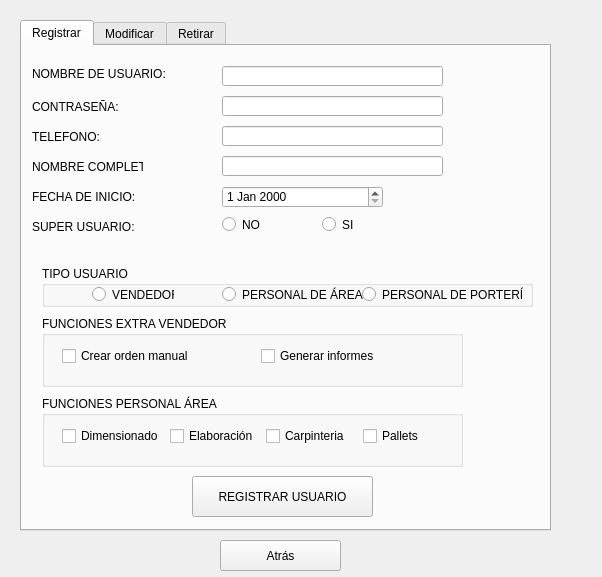
<?xml version="1.0" encoding="UTF-8"?>
<ui version="4.0">
 <class>Form</class>
 <widget class="QWidget" name="Form">
  <property name="geometry">
   <rect>
    <x>0</x>
    <y>0</y>
    <width>602</width>
    <height>577</height>
   </rect>
  </property>
  <property name="windowTitle">
   <string>Gestionar Usuario</string>
  </property>
  <widget class="QTabWidget" name="tabWidget">
   <property name="geometry">
    <rect>
     <x>20</x>
     <y>20</y>
     <width>531</width>
     <height>511</height>
    </rect>
   </property>
   <property name="currentIndex">
    <number>0</number>
   </property>
   <widget class="QWidget" name="tab">
    <attribute name="title">
     <string>Registrar</string>
    </attribute>
    <widget class="QLabel" name="label">
     <property name="geometry">
      <rect>
       <x>10</x>
       <y>20</y>
       <width>181</width>
       <height>16</height>
      </rect>
     </property>
     <property name="text">
      <string>NOMBRE DE USUARIO:</string>
     </property>
    </widget>
    <widget class="QLabel" name="label_2">
     <property name="geometry">
      <rect>
       <x>10</x>
       <y>50</y>
       <width>181</width>
       <height>21</height>
      </rect>
     </property>
     <property name="text">
      <string>CONTRASEÑA:</string>
     </property>
    </widget>
    <widget class="QLineEdit" name="txt_nombre">
     <property name="geometry">
      <rect>
       <x>200</x>
       <y>20</y>
       <width>221</width>
       <height>20</height>
      </rect>
     </property>
    </widget>
    <widget class="QLineEdit" name="txt_contra">
     <property name="geometry">
      <rect>
       <x>200</x>
       <y>50</y>
       <width>221</width>
       <height>20</height>
      </rect>
     </property>
    </widget>
    <widget class="QLabel" name="label_3">
     <property name="geometry">
      <rect>
       <x>10</x>
       <y>140</y>
       <width>121</width>
       <height>21</height>
      </rect>
     </property>
     <property name="text">
      <string>FECHA DE INICIO:</string>
     </property>
    </widget>
    <widget class="QDateEdit" name="r_inicio">
     <property name="geometry">
      <rect>
       <x>200</x>
       <y>140</y>
       <width>161</width>
       <height>22</height>
      </rect>
     </property>
    </widget>
    <widget class="QPushButton" name="btn_registrar">
     <property name="geometry">
      <rect>
       <x>170</x>
       <y>430</y>
       <width>181</width>
       <height>41</height>
      </rect>
     </property>
     <property name="text">
      <string>REGISTRAR USUARIO</string>
     </property>
    </widget>
    <widget class="QLineEdit" name="txt_telefono">
     <property name="geometry">
      <rect>
       <x>200</x>
       <y>80</y>
       <width>221</width>
       <height>20</height>
      </rect>
     </property>
    </widget>
    <widget class="QLabel" name="label_11">
     <property name="geometry">
      <rect>
       <x>10</x>
       <y>80</y>
       <width>181</width>
       <height>21</height>
      </rect>
     </property>
     <property name="text">
      <string>TELEFONO:</string>
     </property>
    </widget>
    <widget class="QLabel" name="label_12">
     <property name="geometry">
      <rect>
       <x>10</x>
       <y>170</y>
       <width>181</width>
       <height>21</height>
      </rect>
     </property>
     <property name="text">
      <string>SUPER USUARIO:</string>
     </property>
    </widget>
    <widget class="QRadioButton" name="super_no">
     <property name="geometry">
      <rect>
       <x>200</x>
       <y>170</y>
       <width>41</width>
       <height>17</height>
      </rect>
     </property>
     <property name="text">
      <string>NO</string>
     </property>
    </widget>
    <widget class="QRadioButton" name="super_si">
     <property name="geometry">
      <rect>
       <x>300</x>
       <y>170</y>
       <width>51</width>
       <height>17</height>
      </rect>
     </property>
     <property name="text">
      <string>SI</string>
     </property>
    </widget>
    <widget class="QGroupBox" name="groupBox">
     <property name="geometry">
      <rect>
       <x>20</x>
       <y>270</y>
       <width>421</width>
       <height>71</height>
      </rect>
     </property>
     <property name="title">
      <string>FUNCIONES EXTRA VENDEDOR</string>
     </property>
     <widget class="QWidget" name="horizontalLayoutWidget">
      <property name="geometry">
       <rect>
        <x>20</x>
        <y>20</y>
        <width>391</width>
        <height>41</height>
       </rect>
      </property>
      <layout class="QHBoxLayout" name="horizontalLayout">
       <item>
        <widget class="QCheckBox" name="r_manual">
         <property name="text">
          <string>Crear orden manual</string>
         </property>
        </widget>
       </item>
       <item>
        <widget class="QCheckBox" name="r_informes">
         <property name="text">
          <string>Generar informes</string>
         </property>
        </widget>
       </item>
      </layout>
     </widget>
    </widget>
    <widget class="QGroupBox" name="groupBox_2">
     <property name="geometry">
      <rect>
       <x>20</x>
       <y>350</y>
       <width>421</width>
       <height>71</height>
      </rect>
     </property>
     <property name="title">
      <string>FUNCIONES PERSONAL ÁREA</string>
     </property>
     <widget class="QWidget" name="horizontalLayoutWidget_2">
      <property name="geometry">
       <rect>
        <x>20</x>
        <y>20</y>
        <width>391</width>
        <height>41</height>
       </rect>
      </property>
      <layout class="QHBoxLayout" name="horizontalLayout_2">
       <item>
        <widget class="QCheckBox" name="r_dim">
         <property name="text">
          <string>Dimensionado</string>
         </property>
        </widget>
       </item>
       <item>
        <widget class="QCheckBox" name="r_elab">
         <property name="text">
          <string>Elaboración</string>
         </property>
        </widget>
       </item>
       <item>
        <widget class="QCheckBox" name="r_carp">
         <property name="text">
          <string>Carpinteria</string>
         </property>
        </widget>
       </item>
       <item>
        <widget class="QCheckBox" name="r_pall">
         <property name="text">
          <string>Pallets</string>
         </property>
        </widget>
       </item>
      </layout>
     </widget>
    </widget>
    <widget class="QGroupBox" name="groupBox_3">
     <property name="geometry">
      <rect>
       <x>20</x>
       <y>220</y>
       <width>491</width>
       <height>41</height>
      </rect>
     </property>
     <property name="title">
      <string>TIPO USUARIO</string>
     </property>
     <widget class="QRadioButton" name="r_vendedor">
      <property name="geometry">
       <rect>
        <x>50</x>
        <y>20</y>
        <width>82</width>
        <height>17</height>
       </rect>
      </property>
      <property name="text">
       <string>VENDEDOR</string>
      </property>
     </widget>
     <widget class="QRadioButton" name="r_personal">
      <property name="geometry">
       <rect>
        <x>180</x>
        <y>20</y>
        <width>161</width>
        <height>17</height>
       </rect>
      </property>
      <property name="text">
       <string>PERSONAL DE ÁREA</string>
      </property>
     </widget>
     <widget class="QRadioButton" name="r_porteria">
      <property name="geometry">
       <rect>
        <x>320</x>
        <y>20</y>
        <width>161</width>
        <height>17</height>
       </rect>
      </property>
      <property name="text">
       <string>PERSONAL DE PORTERÍA</string>
      </property>
     </widget>
    </widget>
    <widget class="QLabel" name="label_16">
     <property name="geometry">
      <rect>
       <x>10</x>
       <y>110</y>
       <width>111</width>
       <height>21</height>
      </rect>
     </property>
     <property name="text">
      <string>NOMBRE COMPLETO:</string>
     </property>
    </widget>
    <widget class="QLineEdit" name="txt_fullnom1">
     <property name="geometry">
      <rect>
       <x>200</x>
       <y>110</y>
       <width>221</width>
       <height>20</height>
      </rect>
     </property>
    </widget>
   </widget>
   <widget class="QWidget" name="tab_3">
    <attribute name="title">
     <string>Modificar</string>
    </attribute>
    <widget class="QComboBox" name="box_usuario1">
     <property name="geometry">
      <rect>
       <x>110</x>
       <y>10</y>
       <width>271</width>
       <height>22</height>
      </rect>
     </property>
    </widget>
    <widget class="QLabel" name="label_4">
     <property name="geometry">
      <rect>
       <x>20</x>
       <y>10</y>
       <width>81</width>
       <height>21</height>
      </rect>
     </property>
     <property name="text">
      <string>USUARIO:</string>
     </property>
    </widget>
    <widget class="QPushButton" name="btn_actualizar">
     <property name="geometry">
      <rect>
       <x>180</x>
       <y>440</y>
       <width>151</width>
       <height>31</height>
      </rect>
     </property>
     <property name="text">
      <string>ACTUALIZAR USUARIO</string>
     </property>
    </widget>
    <widget class="QLabel" name="label_6">
     <property name="geometry">
      <rect>
       <x>30</x>
       <y>90</y>
       <width>51</width>
       <height>16</height>
      </rect>
     </property>
     <property name="text">
      <string/>
     </property>
    </widget>
    <widget class="QDateEdit" name="m_inicio">
     <property name="geometry">
      <rect>
       <x>180</x>
       <y>170</y>
       <width>110</width>
       <height>22</height>
      </rect>
     </property>
    </widget>
    <widget class="QPushButton" name="btn_obtener">
     <property name="geometry">
      <rect>
       <x>400</x>
       <y>0</y>
       <width>111</width>
       <height>31</height>
      </rect>
     </property>
     <property name="text">
      <string>Obtener datos</string>
     </property>
    </widget>
    <widget class="QLineEdit" name="m_nombre">
     <property name="geometry">
      <rect>
       <x>180</x>
       <y>50</y>
       <width>251</width>
       <height>20</height>
      </rect>
     </property>
    </widget>
    <widget class="QLineEdit" name="m_contra">
     <property name="geometry">
      <rect>
       <x>180</x>
       <y>80</y>
       <width>251</width>
       <height>20</height>
      </rect>
     </property>
    </widget>
    <widget class="QLabel" name="label_13">
     <property name="geometry">
      <rect>
       <x>20</x>
       <y>50</y>
       <width>181</width>
       <height>16</height>
      </rect>
     </property>
     <property name="text">
      <string>NUEVO NOMBRE DE USUARIO:</string>
     </property>
    </widget>
    <widget class="QLabel" name="label_7">
     <property name="geometry">
      <rect>
       <x>20</x>
       <y>80</y>
       <width>181</width>
       <height>21</height>
      </rect>
     </property>
     <property name="text">
      <string>NUEVA CONTRASEÑA:</string>
     </property>
    </widget>
    <widget class="QLabel" name="label_8">
     <property name="geometry">
      <rect>
       <x>20</x>
       <y>170</y>
       <width>131</width>
       <height>21</height>
      </rect>
     </property>
     <property name="text">
      <string>NUEVA FECHA DE INICIO:</string>
     </property>
    </widget>
    <widget class="QLabel" name="label_14">
     <property name="geometry">
      <rect>
       <x>20</x>
       <y>110</y>
       <width>141</width>
       <height>21</height>
      </rect>
     </property>
     <property name="text">
      <string>NUEVO TELEFONO:</string>
     </property>
    </widget>
    <widget class="QLineEdit" name="m_telefono">
     <property name="geometry">
      <rect>
       <x>180</x>
       <y>110</y>
       <width>221</width>
       <height>20</height>
      </rect>
     </property>
    </widget>
    <widget class="QLabel" name="label_15">
     <property name="geometry">
      <rect>
       <x>20</x>
       <y>200</y>
       <width>181</width>
       <height>21</height>
      </rect>
     </property>
     <property name="text">
      <string>SUPER USUARIO:</string>
     </property>
    </widget>
    <widget class="QRadioButton" name="super_no_2">
     <property name="geometry">
      <rect>
       <x>180</x>
       <y>200</y>
       <width>82</width>
       <height>17</height>
      </rect>
     </property>
     <property name="text">
      <string>NO</string>
     </property>
    </widget>
    <widget class="QRadioButton" name="super_si_2">
     <property name="geometry">
      <rect>
       <x>270</x>
       <y>200</y>
       <width>82</width>
       <height>17</height>
      </rect>
     </property>
     <property name="text">
      <string>SI</string>
     </property>
    </widget>
    <widget class="QGroupBox" name="groupBox_4">
     <property name="geometry">
      <rect>
       <x>20</x>
       <y>230</y>
       <width>421</width>
       <height>41</height>
      </rect>
     </property>
     <property name="title">
      <string>TIPO USUARIO</string>
     </property>
     <widget class="QRadioButton" name="r_vendedor_2">
      <property name="geometry">
       <rect>
        <x>50</x>
        <y>20</y>
        <width>82</width>
        <height>17</height>
       </rect>
      </property>
      <property name="text">
       <string>VENDEDOR</string>
      </property>
     </widget>
     <widget class="QRadioButton" name="r_personal_2">
      <property name="geometry">
       <rect>
        <x>180</x>
        <y>20</y>
        <width>161</width>
        <height>17</height>
       </rect>
      </property>
      <property name="text">
       <string>PERSONAL DE ÁREA</string>
      </property>
     </widget>
    </widget>
    <widget class="QGroupBox" name="groupBox_5">
     <property name="geometry">
      <rect>
       <x>20</x>
       <y>280</y>
       <width>421</width>
       <height>71</height>
      </rect>
     </property>
     <property name="title">
      <string>FUNCIONES EXTRA VENDEDOR</string>
     </property>
     <widget class="QWidget" name="horizontalLayoutWidget_3">
      <property name="geometry">
       <rect>
        <x>20</x>
        <y>20</y>
        <width>391</width>
        <height>41</height>
       </rect>
      </property>
      <layout class="QHBoxLayout" name="horizontalLayout_3">
       <item>
        <widget class="QCheckBox" name="r_manual_2">
         <property name="text">
          <string>Crear orden manual</string>
         </property>
        </widget>
       </item>
       <item>
        <widget class="QCheckBox" name="r_informes_2">
         <property name="text">
          <string>Generar informes</string>
         </property>
        </widget>
       </item>
      </layout>
     </widget>
    </widget>
    <widget class="QGroupBox" name="groupBox_6">
     <property name="geometry">
      <rect>
       <x>20</x>
       <y>360</y>
       <width>421</width>
       <height>71</height>
      </rect>
     </property>
     <property name="title">
      <string>FUNCIONES PERSONAL ÁREA</string>
     </property>
     <widget class="QWidget" name="horizontalLayoutWidget_4">
      <property name="geometry">
       <rect>
        <x>20</x>
        <y>20</y>
        <width>391</width>
        <height>41</height>
       </rect>
      </property>
      <layout class="QHBoxLayout" name="horizontalLayout_4">
       <item>
        <widget class="QCheckBox" name="r_dim_2">
         <property name="text">
          <string>Dimensionado</string>
         </property>
        </widget>
       </item>
       <item>
        <widget class="QCheckBox" name="r_elab_2">
         <property name="text">
          <string>Elaboración</string>
         </property>
        </widget>
       </item>
       <item>
        <widget class="QCheckBox" name="r_carp_2">
         <property name="text">
          <string>Carpinteria</string>
         </property>
        </widget>
       </item>
       <item>
        <widget class="QCheckBox" name="r_pall_2">
         <property name="text">
          <string>Pallets</string>
         </property>
        </widget>
       </item>
      </layout>
     </widget>
    </widget>
    <widget class="QLabel" name="label_17">
     <property name="geometry">
      <rect>
       <x>20</x>
       <y>140</y>
       <width>151</width>
       <height>16</height>
      </rect>
     </property>
     <property name="text">
      <string>NUEVO NOMBRE COMPLETO:</string>
     </property>
    </widget>
    <widget class="QLineEdit" name="txt_fullnom2">
     <property name="geometry">
      <rect>
       <x>180</x>
       <y>140</y>
       <width>251</width>
       <height>20</height>
      </rect>
     </property>
    </widget>
   </widget>
   <widget class="QWidget" name="tab_2">
    <attribute name="title">
     <string>Retirar</string>
    </attribute>
    <widget class="QComboBox" name="box_usuario2">
     <property name="geometry">
      <rect>
       <x>110</x>
       <y>10</y>
       <width>271</width>
       <height>22</height>
      </rect>
     </property>
    </widget>
    <widget class="QLabel" name="label_5">
     <property name="geometry">
      <rect>
       <x>20</x>
       <y>10</y>
       <width>81</width>
       <height>16</height>
      </rect>
     </property>
     <property name="text">
      <string>USUARIO:</string>
     </property>
    </widget>
    <widget class="QPushButton" name="btn_retirar">
     <property name="geometry">
      <rect>
       <x>120</x>
       <y>150</y>
       <width>161</width>
       <height>41</height>
      </rect>
     </property>
     <property name="text">
      <string>RETIRAR USUARIO</string>
     </property>
    </widget>
    <widget class="QLabel" name="label_9">
     <property name="geometry">
      <rect>
       <x>20</x>
       <y>70</y>
       <width>91</width>
       <height>21</height>
      </rect>
     </property>
     <property name="text">
      <string>Fecha de retiro:</string>
     </property>
    </widget>
    <widget class="QDateEdit" name="r_termino">
     <property name="geometry">
      <rect>
       <x>120</x>
       <y>70</y>
       <width>110</width>
       <height>22</height>
      </rect>
     </property>
    </widget>
    <widget class="QLabel" name="label_10">
     <property name="geometry">
      <rect>
       <x>20</x>
       <y>90</y>
       <width>281</width>
       <height>41</height>
      </rect>
     </property>
     <property name="text">
      <string>(Indica el ultimo dia de trabajo del dimensionador)</string>
     </property>
    </widget>
   </widget>
  </widget>
  <widget class="QPushButton" name="btn_atras">
   <property name="geometry">
    <rect>
     <x>220</x>
     <y>540</y>
     <width>121</width>
     <height>31</height>
    </rect>
   </property>
   <property name="text">
    <string>Atrás</string>
   </property>
  </widget>
 </widget>
 <resources/>
 <connections/>
</ui>
